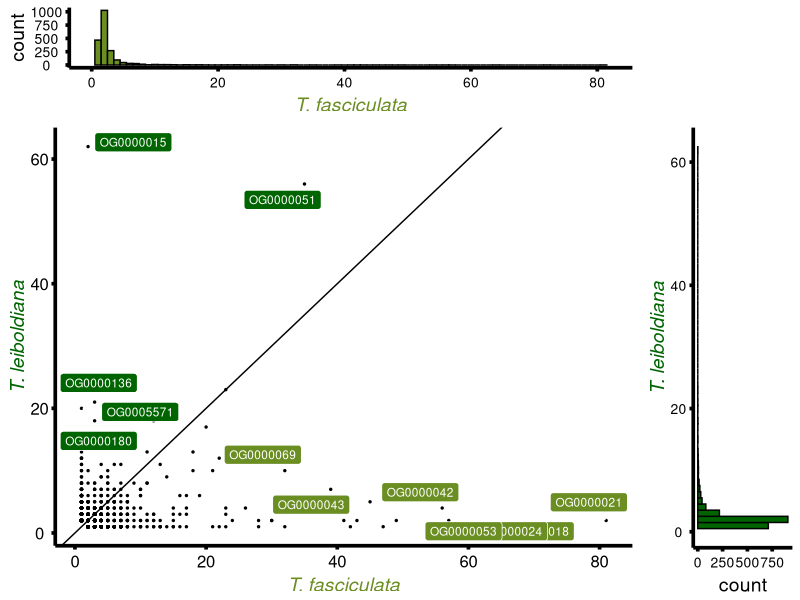

R code for this plot:
# TL - 050922
# CGC - 070922
library(ggplot2)
library(dplyr)
library(hexbin)
library(ggrepel)
library(grid)
library(gridExtra)

setwd("/Users/clara/Documents/GitHub/Tillandsia-compgenomics/II. Orthology and dNdS figures/")
counts <- read.table("orthogroups_Tfas_Tlei_Acom.counts.with_functional_info.no_TEs.size_corrections.no_plastid-mito-ribo.blastandsearch.txt", sep = '\t')
colnames(counts) <- c("og_id", "Acom", "Tfas", "Tlei")

# Filter out unique orthogroups
counts_Tfas_Tlei <- counts[counts$Tfas != 0 & counts$Tlei != 0,]
# Remove 1:1 orthogroups
counts_Tfas_Tlei_multi <- counts_Tfas_Tlei[!(counts_Tfas_Tlei$Tfas == 1 & counts_Tfas_Tlei$Tlei == 1),]

### Make figure ###
hist_top <- ggplot() + 
  geom_histogram(color="black", fill="olivedrab",
                 aes(counts_Tfas_Tlei_multi$Tfas),
                 bins=ceiling(max(counts_Tfas_Tlei_multi$Tfas)))+
  xlab(label = "T. fasciculata") +
  theme_bw()+
  theme(panel.border = element_blank(), panel.grid.major = element_blank(), panel.grid.minor = element_blank(), axis.line = element_line(colour = "black"))+
  theme(axis.line = element_line(colour = 'black', size = 1.25), axis.ticks = element_line(colour = 'black', size = 1.25), 
        axis.text.x = element_text(colour="black",size=10,angle=0,hjust=.5,vjust=.5,face="plain"),
        axis.text.y = element_text(colour="black",size=10,angle=0,hjust=.5,vjust=.5,face="plain"),  
        axis.title.x = element_text(colour="olivedrab",size=14,angle=0,hjust=.5,vjust=.2,face="italic"),
        axis.title.y = element_text(colour="black",size=14,angle=90,hjust=.5,vjust=.5,face="plain"))

empty <- ggplot()+geom_point(aes(1,1), colour="white")+
  theme(axis.ticks=element_blank(), 
        panel.background=element_blank(), 
        axis.text.x=element_blank(), axis.text.y=element_blank(),           
        axis.title.x=element_blank(), axis.title.y=element_blank())

scatter <- ggplot(counts_Tfas_Tlei_multi, aes(x=Tfas, y=Tlei)) + geom_point(size = .5) +
  geom_abline(intercept = 0, slope = 1) +
  ylab(label = "T. leiboldiana") +
  xlab(label = "T. fasciculata")+
  scale_fill_manual(values=c("darkgreen","olivedrab")) +
  theme_bw()+
  theme(legend.position="none")+
  theme(panel.border = element_blank(), panel.grid.major = element_blank(), panel.grid.minor = element_blank(), axis.line = element_line(colour = "black"))+
  theme(axis.line = element_line(colour = 'black', size = 1.25), axis.ticks = element_line(colour = 'black', size = 1.25), 
        axis.text.x = element_text(colour="black",size=12,angle=0,hjust=.5,vjust=.5,face="plain"),
        axis.text.y = element_text(colour="black",size=12,angle=0,hjust=.5,vjust=.5,face="plain"),  
        axis.title.x = element_text(colour="olivedrab",size=14,angle=0,hjust=.5,vjust=.2,face="italic"),
        axis.title.y = element_text(colour="darkgreen",size=14,angle=90,hjust=.5,vjust=.5,face="italic"))+
  geom_label_repel(data=subset(counts_Tfas_Tlei_multi, 
                               abs(counts_Tfas_Tlei_multi$Tfas - counts_Tfas_Tlei_multi$Tlei)>=15),
                   aes(label = og_id,
                       fill=ifelse(Tlei>=Tfas,"darkgreen","grey40")),
                   colour = 'white',size = 3)

hist_right <- ggplot()+ 
  geom_histogram(color="black", fill="darkgreen",
                 aes(counts_Tfas_Tlei_multi$Tlei),
                bins=ceiling(max(counts_Tfas_Tlei_multi$Tlei)))+
  coord_flip() +
  xlab(label = "T. leiboldiana") +
  theme_bw()+
  theme(panel.border = element_blank(), panel.grid.major = element_blank(), panel.grid.minor = element_blank(), axis.line = element_line(colour = "black"))+
  theme(axis.line = element_line(colour = 'black', size = 1.25), axis.ticks = element_line(colour = 'black', size = 1.25), 
        axis.text.x = element_text(colour="black",size=10,angle=0,hjust=.5,vjust=.5,face="plain"),
        axis.text.y = element_text(colour="black",size=10,angle=0,hjust=.5,vjust=.5,face="plain"),  
        axis.title.x = element_text(colour="black",size=14,angle=0,hjust=.5,vjust=.2,face="plain"),
        axis.title.y = element_text(colour="darkgreen",size=14,angle=90,hjust=.5,vjust=.5,face="italic"))


# print results !
pdf("Figure_OrthogroupCounts_GeneFamilyEvo.pdf", height = 8, width = 8)
grid.arrange(hist_top, empty, scatter, hist_right, ncol=2, nrow=2, 
             widths=c(4, 1),heights=c(1, 4))
dev.off()
